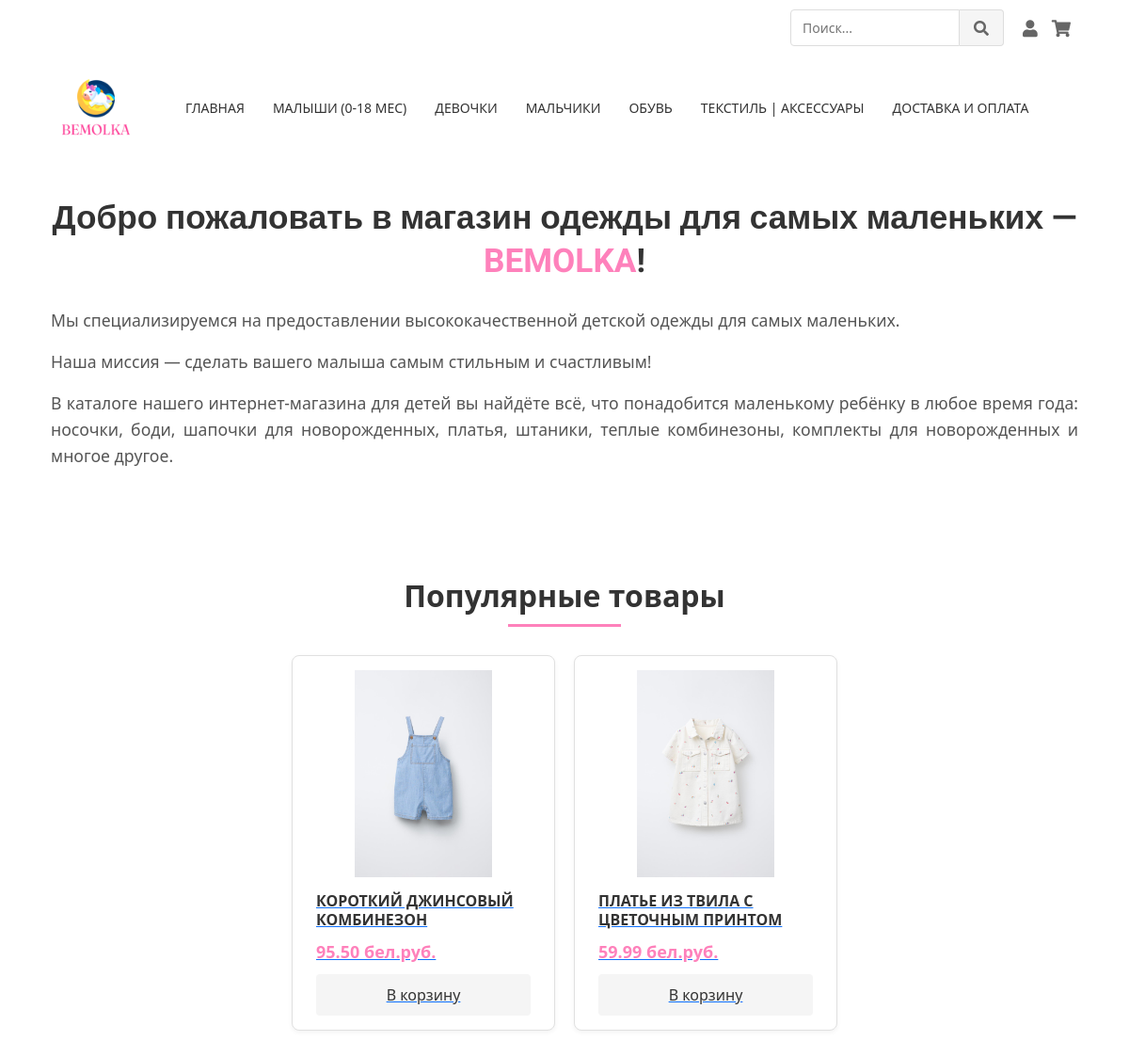
The page / on the database its author committed.
### products/models.py (models this page shows, shortened)
class Product(models.Model):
    main_category = models.ForeignKey(
        'MainCategory',
        on_delete=models.CASCADE,
        null=True,
        blank=True,
        verbose_name="Главная категория"
    )
    subcategory = models.ForeignKey(
        SubCategory,
        on_delete=models.SET_NULL,
        null=True,
        blank=True,
        verbose_name="Подкатегория",
        related_name='products'
    )
    slug = models.SlugField(unique=True, blank=True)
    name = models.CharField(max_length=255, verbose_name="Название")
    description = models.TextField(verbose_name="Описание")
    composition = models.TextField(verbose_name="Состав")
    price = models.DecimalField(max_digits=10, decimal_places=2, verbose_name="Цена")
    image = models.ImageField(upload_to='products/', verbose_name="Изображение", null=True, blank=True)
    sizes = models.ManyToManyField(Size, verbose_name="Размеры", related_name='products')
    colors = models.ManyToManyField(Color, verbose_name="Цвета", related_name='products')
    created_at = models.DateTimeField(auto_now_add=True, verbose_name="Дата создания")
    updated_at = models.DateTimeField(auto_now=True, verbose_name="Дата обновления")
    is_featured = models.BooleanField(default=False, verbose_name="Рекомендуемый")
    vendor = models.ForeignKey(
        Vendor,
        on_delete=models.CASCADE,
        null=True,
        blank=True,
        verbose_name="Поставщик"
    )
    def get_absolute_url(self):
        if self.pk is None:
            raise ValueError("Product must be saved before getting absolute URL")
        return reverse('product_detail', kwargs={'pk': self.pk})
    views = models.PositiveIntegerField(default=0)
    @classmethod
    def get_popular_products(cls, limit=8):
        return cls.objects.annotate(
            order_count=models.Count('orderitem')
        ).order_by('-order_count', '-created_at')[:limit]
    class Meta:
        verbose_name = "Товар"
        verbose_name_plural = "Товары"
        ordering = ['-created_at']
        indexes = [
            models.Index(fields=['name', 'slug']),
            models.Index(fields=['is_featured']),
        ]

### products/views.py (the view)
# urls.py: path('', views.home, name='home'),
def home(request):
    popular_products = Product.get_popular_products()
    return render(request, 'products/home.html', {
        'popular_products': popular_products
    })

### my_shop/context_processors.py (called while the page is built)
def basket_count(request):
    if request.user.is_authenticated:
        return {'basket_count': request.user.basket_items.count()}
    return {'basket_count': 0}

### products/templates/products/home.html (shortened to what this page needs)
{% extends "products/layout.html" %}
{% load static %}
{% block content %}
<div class="welcome-section">
    <div class="container">
        <h1 class="welcome-title">Добро пожаловать в магазин одежды для самых маленьких — <span class="brand-name">BEMOLKA</span>!</h1>
        <div class="welcome-content">
            <p>Мы специализируемся на предоставлении высококачественной детской одежды для самых маленьких.</p>
            <p>Наша миссия — сделать вашего малыша самым стильным и счастливым!</p>
            <p>В каталоге нашего интернет-магазина для детей вы найдёте всё, что понадобится маленькому ребёнку в любое время года: носочки, боди, шапочки для новорожденных, платья, штаники, теплые комбинезоны, комплекты для новорожденных и многое другое.</p>
        </div>
    </div>
</div>
<div class="popular-products">
    <div class="container">
        <h2 class="section-title">Популярные товары</h2>
        <div class="popular-row">
            {% for product in popular_products %}
                <a href="{{ product.get_absolute_url }}" class="pop-card-link">
                    <div class="pop-card">
                        <div class="pop-card-img-container">
                            <img src="{{ product.image.url }}" alt="{{ product.name }}" class="pop-card-img">
                        </div>
                        <div class="pop-card-body">
                            <h3 class="pop-card-title">{{ product.name }}</h3>
                            <div class="pop-card-price text-price">{{ product.price }} бел.руб.</div>
                            <button class="pop-card-btn">В корзину</button>
                        </div>
                    </div>
                </a>
            {% empty %}
                <div class="empty-message">
                    <div class="alert alert-info">Популярные товары появятся скоро!</div>
                </div>
            {% endfor %}
        </div>
    </div>
</div>
{% endblock %}

### static/css/main.css (style rules this page uses)
.welcome-section { padding: 40px 0; }
.container { max-width: 1200px; margin: 0 auto; padding: 0 20px; }
.welcome-title { font-family: 'Roboto', sans-serif; font-weight: 700; font-size: 2.2rem; color: #333; line-height: 1.3; margin-bottom: 25px; text-align: center; }
.section-title { text-align: center; font-size: 2rem; font-weight: 600; color: #333; margin: 30px 0; position: relative; }
.section-title::after { content: ""; display: block; width: 120px; height: 3px; background: #FE81BB; margin: 10px auto 0; }
.brand-name { color: #FE81BB; }
.text-price { color: #FE81BB; font-weight: bold; font-size: 1.1rem; }
.welcome-content { font-size: 1.1rem; line-height: 1.6; color: #555; margin-bottom: 15px; text-align: justify; text-justify: inter-word; hyphens: auto; }
.popular-products { padding: 30px 0; }
.popular-row { display: flex; flex-wrap: wrap; justify-content: center; gap: 20px; margin: 0 auto; max-width: 1200px; }
.pop-card { background: #fff; border: 1px solid #e0e0e0; border-radius: 8px; padding: 15px; width: 280px; transition: all 0.3s ease; box-shadow: 0 2px 5px rgba(0,0,0,0.05); }
.pop-card-img-container { height: 220px; display: flex; align-items: center; justify-content: center; margin-bottom: 15px; overflow: hidden; }
.pop-card-img { max-width: 100%; max-height: 100%; object-fit: contain; }
.pop-card-body { padding: 0 10px; }
.pop-card-title { font-size: 16px; font-weight: 600; color: #333; margin-bottom: 8px; display: -webkit-box; -webkit-line-clamp: 2; -webkit-box-orient: vertical; display: -moz-box; -moz-box-orient: vertical; -moz-line-clamp: 2; display: box; line-clamp: 2; box-orient: vertical; overflow: hidden; text-overflow: ellipsis; height: 2.6em; line-height: 1.3em; }
.pop-card-price { font-size: 18px; font-weight: 700; margin: 10px 0; }
.pop-card-btn { display: block; width: 100%; padding: 10px; background-color: #f5f5f5; color: #333; border: none; border-radius: 4px; text-align: center; font-weight: 500; transition: all 0.3s ease; }

### rows shown on the page
Product: image (picture), name "КОРОТКИЙ ДЖИНСОВЫЙ КОМБИНЕЗОН", price "95.50"
Product: image (picture), name "ПЛАТЬЕ ИЗ ТВИЛА С ЦВЕТОЧНЫМ ПРИНТОМ", price "59.99"
